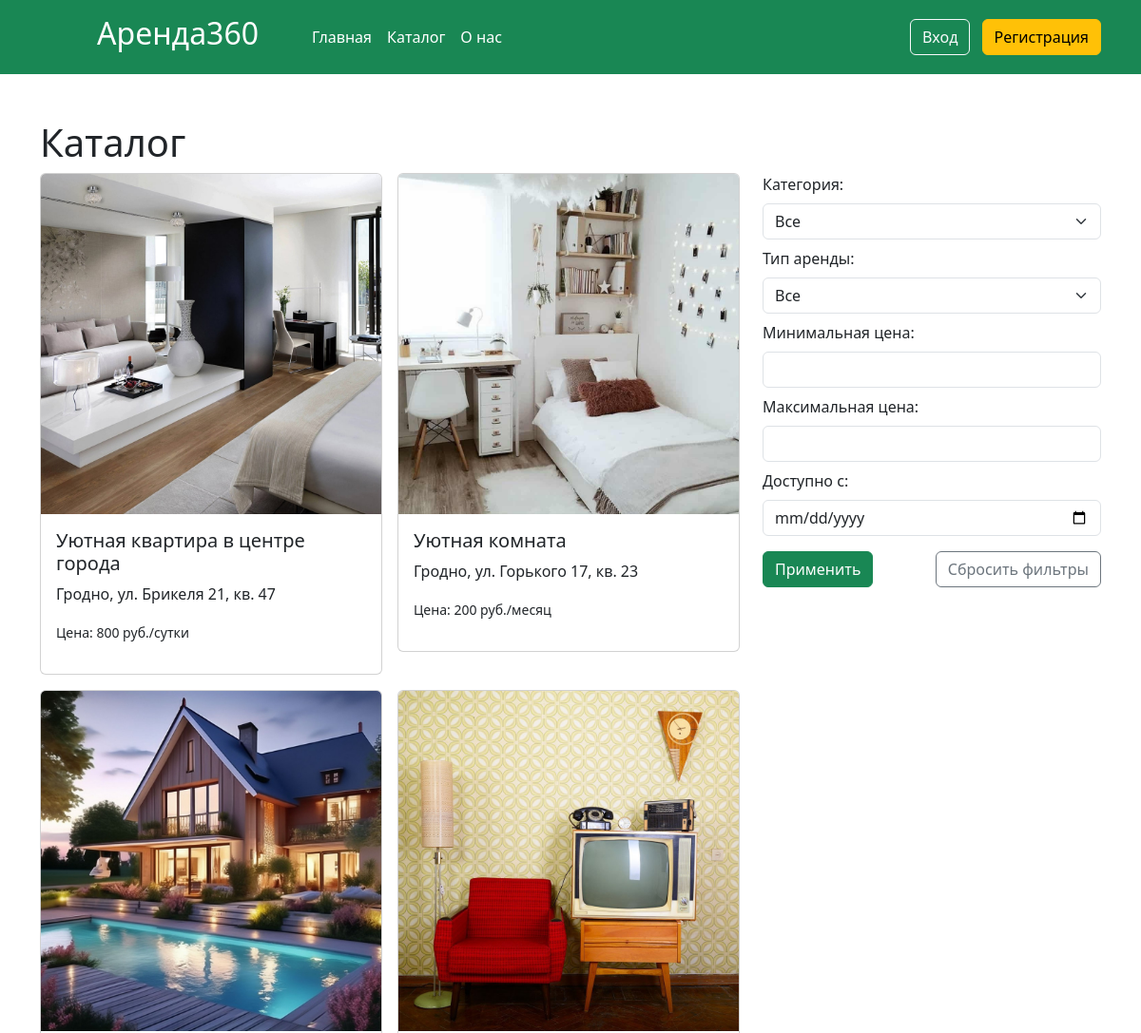
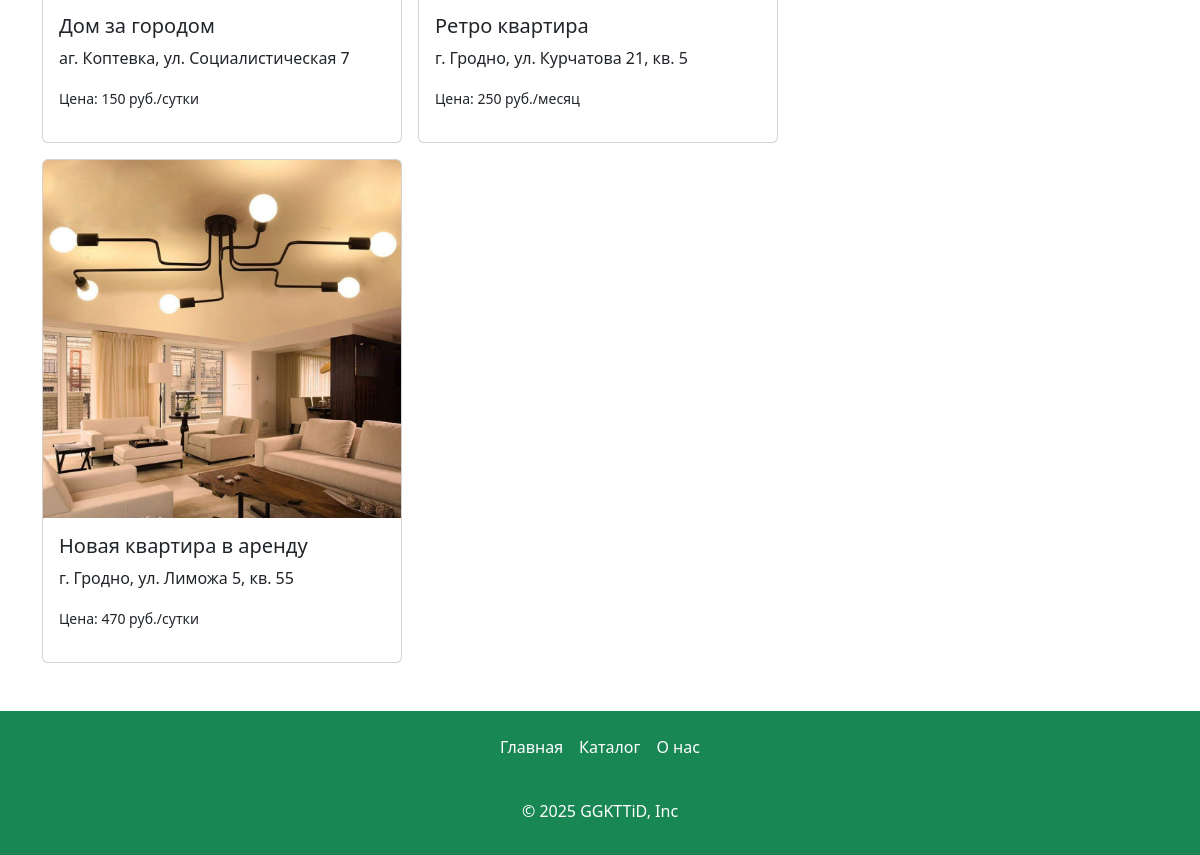
/catalog, run on the app's committed database (2 pictures, top to bottom).
### app.py (models this page shows, shortened)
class Articles(db.Model):
    id = db.Column(db.Integer,primary_key=True)
    title = db.Column(db.String(100))
    text = db.Column(db.Text)
    image_name = db.Column(db.String(100))
    category = db.Column(db.String(100))
    price = db.Column(db.Integer)
    type_app = db.Column(db.String(100))
    address= db.Column(db.String(100))
    count_rooms = db.Column(db.Integer)
    id_user = db.Column(db.Integer, db.ForeignKey('users.id'))
    orders = db.relationship('Orders', backref='article', lazy=True)

### app.py (the view)
@app.route('/catalog')
def catalog():
    if request.method == 'GET':
        category = request.args.get('category')
        min_price = request.args.get('min_price')
        max_price = request.args.get('max_price')
        type_app = request.args.get('type_app')
        available_date_str = request.args.get('available_date')
        available_date = datetime.strptime(available_date_str, "%Y-%m-%d") if available_date_str else None
        count_rooms = request.args.get('room_type')
        query = Articles.query
        if category:
            query = query.filter(Articles.category == category)
        if min_price:
            query = query.filter(Articles.price >= int(min_price))
        if max_price:
            query = query.filter(Articles.price <= int(max_price))
        if type_app:
            query = query.filter(Articles.type_app == type_app)
        if available_date:
            query = query.filter(~Articles.orders.any(Orders.date == available_date))
        if count_rooms:
            if int(count_rooms) >= 4:
                query = query.filter(Articles.count_rooms >= int(count_rooms))
            else:
                query = query.filter(Articles.count_rooms == int(count_rooms))
        filtered_articles = query.all()
        return render_template("catalog.html",articles=filtered_articles)

### app.py (called while the page is built)
@app.context_processor
def inject_unread_messages():
    if 'name' in session:
        current_user = Users.query.filter_by(email=session['name']).first()
        unread_count = Messages.query.filter_by(recipient_id=current_user.id, is_read=False).count()
        return dict(unread_messages=unread_count)
    return dict(unread_messages=0)

@app.context_processor
def inject_user():
    def get_user_name():
        if 'name' in session:
            return Users.query.filter_by(email=session['name']).first()
    return dict(active_user=get_user_name())

### templates/catalog.html (shortened to what this page needs)
{% extends 'base.html' %}
{% block main %}
  <main>
    <div class="container my-5">
        <h1>Каталог</h1>
      <div class="row">
        <div class="col-md-8">
          <div class="row g-3">
            {%if articles%}
            {%for article in articles%}
            <div class="col-md-6">
              <a href="/card/{{article.id}}" class="card-link">
                <div class="card">
                  <img
                    src="./static/img/upload/{{article.image_name}}"
                    class="card-img-top"
                    alt="{{article.title}}"
                  />
                  <div class="card-body">
                    <h5 class="card-title">{{article.title}}</h5>
                    <p class="font-weight-bold">{{article.address}}</p>
                    <p><small>Цена: {{article.price}} руб./{%if article.type_app=="Посуточная"%}сутки{%else%}месяц{%endif%}</small></p>
                  </div>
                </div>
              </a>
            </div>
            {%endfor%}
            {%else%}
              <p>Ничего не найдено!</p>
            {%endif%}
          </div>
        </div>
        <div class="col-md-4">
          <form method="GET" action="/catalog" class="">
            <label for="category" class="form-label">Категория:</label>
            <select name="category" id="category" class="form-select" onchange="toggleRoomType()">
                <option value="">Все</option>
            </select>
            <label for="type_app" class="form-label mt-2">Тип аренды:</label>
            <select name="type_app" id="type_app" class="form-select">
                <option value="">Все</option>
            </select>
            <label for="min_price" class="form-label mt-2">Минимальная цена:</label>
            <input type="number" class="form-control" name="min_price" id="min_price" value="{{ request.args.get('min_price', '') }}">
            <label for="max_price" class="form-label mt-2">Максимальная цена:</label>
            <input type="number" class="form-control" name="max_price" id="max_price" value="{{ request.args.get('max_price', '') }}">
            <label for="available_date" class="form-label mt-2">Доступно с:</label>
            <input type="date" class="form-control" name="available_date" id="available_date" value="{{ request.args.get('available_date', '') }}">
            <div class="d-flex justify-content-between mt-3">
                <button type="submit" class="btn btn-success">Применить</button>
                <a href="/catalog" class="btn btn-outline-secondary">Сбросить фильтры</a>
            </div>
          </form>
        </div>
      </div>
    </div>
  </main>
{% endblock %}

### static/css/style.css (style rules this page uses)
html { height: 100%; }
body { display: flex; flex-direction: column; height: 100%; background-color: #ffff; border-radius: 30px; }
main { flex: 1 0 auto; }
.card-link { text-decoration: none; }
.card { transition: box-shadow 0.3s; }

### data on the page
Articles: image_name (picture), title "Уютная квартира в центре города", address "Гродно, ул. Брикеля 21, кв. 47", price "800", type_app "сутки"
Articles: image_name (picture), title "Уютная комната", address "Гродно, ул. Горького 17, кв. 23", price "200", type_app "месяц"
Articles: image_name (picture), title "Дом за городом", address "аг. Коптевка, ул. Социалистическая 7", price "150", type_app "сутки"
Articles: image_name (picture), title "Ретро квартира", address "г. Гродно, ул. Курчатова 21, кв. 5", price "250", type_app "месяц"
Articles: image_name (picture), title "Новая квартира в аренду", address "г. Гродно, ул. Лиможа 5, кв. 55", price "470", type_app "сутки"
